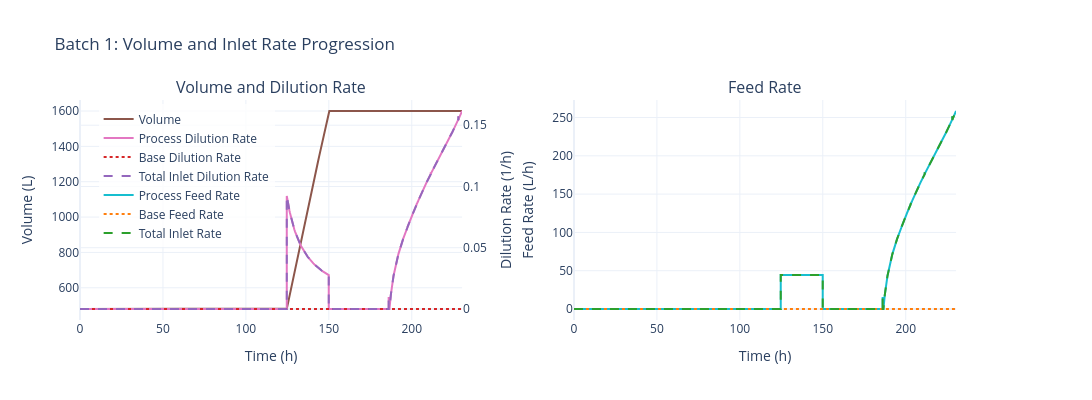

Notebook code for this chart:
### Code cell
baseline_sim.data.plot_volume_feed(batch_number=1)

### Figure 1 — Plotly figure (JSON) as saved in the notebook; plotly's stock layout.template omitted (floating-point values rounded to 4 significant figures; data arrays with more than 128 entries replaced by an {"elided": "..."} marker saying what was removed)
{"data": [{"hovertemplate": "Time: %{x:.1f} h<br>Volume: %{y:.2f} L<extra></extra>", "line": {"color": "#8c564b", "width": 2}, "mode": "lines", "name": "Volume", "type": "scatter", "x": {"elided": "792 float values"}, "xaxis": "x", "y": {"elided": "792 float values"}, "yaxis": "y"}, {"hovertemplate": "Time: %{x:.1f} h<br>D_process: %{y:.4f} 1/h<extra></extra>", "line": {"color": "#e377c2", "width": 2}, "mode": "lines", "name": "Process Dilution Rate", "type": "scatter", "x": {"elided": "792 float values"}, "xaxis": "x", "y": {"elided": "792 float values"}, "yaxis": "y2"}, {"hovertemplate": "Time: %{x:.1f} h<br>D_base: %{y:.4f} 1/h<extra></extra>", "line": {"color": "#d62728", "dash": "dot", "width": 2}, "mode": "lines", "name": "Base Dilution Rate", "type": "scatter", "x": {"elided": "792 float values"}, "xaxis": "x", "y": {"elided": "792 float values"}, "yaxis": "y2"}, {"hovertemplate": "Time: %{x:.1f} h<br>D_total: %{y:.4f} 1/h<extra></extra>", "line": {"color": "#9467bd", "dash": "dash", "width": 2}, "mode": "lines", "name": "Total Inlet Dilution Rate", "type": "scatter", "x": {"elided": "792 float values"}, "xaxis": "x", "y": {"elided": "792 float values"}, "yaxis": "y2"}, {"hovertemplate": "Time: %{x:.1f} h<br>F_process: %{y:.4f} L/h<extra></extra>", "line": {"color": "#17becf", "width": 2}, "mode": "lines", "name": "Process Feed Rate", "type": "scatter", "x": {"elided": "792 float values"}, "xaxis": "x2", "y": {"elided": "792 float values"}, "yaxis": "y3"}, {"hovertemplate": "Time: %{x:.1f} h<br>F_base: %{y:.4f} L/h<extra></extra>", "line": {"color": "#ff7f0e", "dash": "dot", "width": 2}, "mode": "lines", "name": "Base Feed Rate", "type": "scatter", "x": {"elided": "792 float values"}, "xaxis": "x2", "y": {"elided": "792 float values"}, "yaxis": "y3"}, {"hovertemplate": "Time: %{x:.1f} h<br>F_total: %{y:.4f} L/h<extra></extra>", "line": {"color": "#2ca02c", "dash": "dash", "width": 2}, "mode": "lines", "name": "Total Inlet Rate", "type": "scatter", "x": {"elided": "792 float values"}, "xaxis": "x2", "y": {"elided": "792 float values"}, "yaxis": "y3"}], "layout": {"annotations": [{"font": {"size": 16}, "showarrow": false, "text": "Volume and Dilution Rate", "x": 0.205, "xanchor": "center", "xref": "paper", "y": 1, "yanchor": "bottom", "yref": "paper"}, {"font": {"size": 16}, "showarrow": false, "text": "Feed Rate", "x": 0.735, "xanchor": "center", "xref": "paper", "y": 1, "yanchor": "bottom", "yref": "paper"}], "font": {"size": 12}, "height": 400, "legend": {"bgcolor": "rgba(255,255,255,0.8)", "x": 0.02, "y": 0.98}, "showlegend": true, "title": {"text": "Batch 1: Volume and Inlet Rate Progression"}, "width": 1400, "xaxis": {"anchor": "y", "domain": [0, 0.41], "title": {"text": "Time (h)"}}, "xaxis2": {"anchor": "y3", "domain": [0.53, 0.94], "title": {"text": "Time (h)"}}, "yaxis": {"anchor": "x", "domain": [0, 1], "title": {"text": "Volume (L)"}}, "yaxis2": {"anchor": "x", "overlaying": "y", "side": "right", "title": {"text": "Dilution Rate (1/h)"}}, "yaxis3": {"anchor": "x2", "domain": [0, 1], "title": {"text": "Feed Rate (L/h)"}}}}
